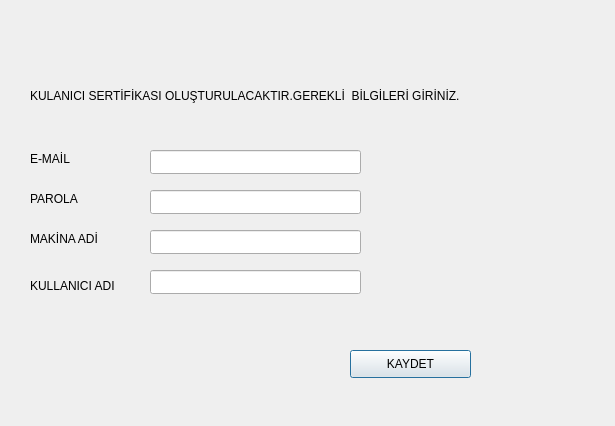
<ui version="4.0" >
 <class>Dialogclient</class>
 <widget class="QDialog" name="Dialogclient" >
  <property name="geometry" >
   <rect>
    <x>0</x>
    <y>0</y>
    <width>615</width>
    <height>426</height>
   </rect>
  </property>
  <property name="windowTitle" >
   <string>Dialog</string>
  </property>
  <widget class="QLineEdit" name="lineemail" >
   <property name="geometry" >
    <rect>
     <x>150</x>
     <y>150</y>
     <width>211</width>
     <height>24</height>
    </rect>
   </property>
  </widget>
  <widget class="QLineEdit" name="lineparola" >
   <property name="geometry" >
    <rect>
     <x>150</x>
     <y>190</y>
     <width>211</width>
     <height>24</height>
    </rect>
   </property>
  </widget>
  <widget class="QLineEdit" name="linemakina_adi" >
   <property name="geometry" >
    <rect>
     <x>150</x>
     <y>230</y>
     <width>211</width>
     <height>24</height>
    </rect>
   </property>
  </widget>
  <widget class="QLineEdit" name="linekullanici_adi" >
   <property name="geometry" >
    <rect>
     <x>150</x>
     <y>270</y>
     <width>211</width>
     <height>24</height>
    </rect>
   </property>
  </widget>
  <widget class="QLabel" name="label" >
   <property name="geometry" >
    <rect>
     <x>30</x>
     <y>150</y>
     <width>54</width>
     <height>18</height>
    </rect>
   </property>
   <property name="text" >
    <string>E-MAİL</string>
   </property>
  </widget>
  <widget class="QLabel" name="label_2" >
   <property name="geometry" >
    <rect>
     <x>30</x>
     <y>190</y>
     <width>61</width>
     <height>18</height>
    </rect>
   </property>
   <property name="text" >
    <string>PAROLA</string>
   </property>
  </widget>
  <widget class="QLabel" name="label_3" >
   <property name="geometry" >
    <rect>
     <x>30</x>
     <y>230</y>
     <width>71</width>
     <height>18</height>
    </rect>
   </property>
   <property name="text" >
    <string>MAKİNA ADİ</string>
   </property>
  </widget>
  <widget class="QLabel" name="label_4" >
   <property name="geometry" >
    <rect>
     <x>30</x>
     <y>270</y>
     <width>91</width>
     <height>31</height>
    </rect>
   </property>
   <property name="text" >
    <string>KULLANICI ADI</string>
   </property>
  </widget>
  <widget class="QPushButton" name="buttonkaydet" >
   <property name="geometry" >
    <rect>
     <x>350</x>
     <y>350</y>
     <width>121</width>
     <height>28</height>
    </rect>
   </property>
   <property name="text" >
    <string>KAYDET</string>
   </property>
  </widget>
  <widget class="QLabel" name="label_5" >
   <property name="geometry" >
    <rect>
     <x>30</x>
     <y>80</y>
     <width>461</width>
     <height>31</height>
    </rect>
   </property>
   <property name="text" >
    <string>KULANICI SERTİFİKASI OLUŞTURULACAKTIR.GEREKLİ  BİLGİLERİ GİRİNİZ. </string>
   </property>
  </widget>
 </widget>
 <resources/>
 <connections/>
</ui>
